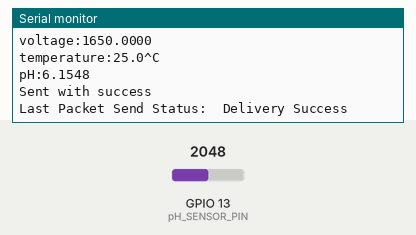
Simulated run of this sketch. Board: ESP32. Parts: the last lines printed to the serial monitor. Inputs (shaded band) come from the test bench; at power-on: GPIO 13 (pH_SENSOR_PIN) = 2048. EEPROM starts erased.

Above: at 3.8 s.
3.9 s: GPIO 13 (pH_SENSOR_PIN) set to 2866
At 4.7 s:
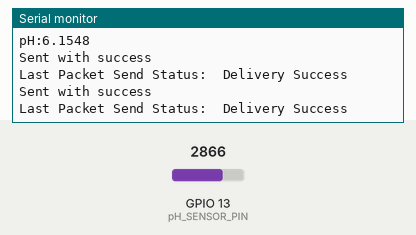
5.7 s: GPIO 13 (pH_SENSOR_PIN) set to 3603
At 6.8 s:
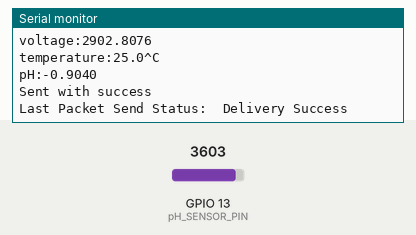
Timing chart, 0 to 8.7 s (numbered marks = the images above; inputs shaded):
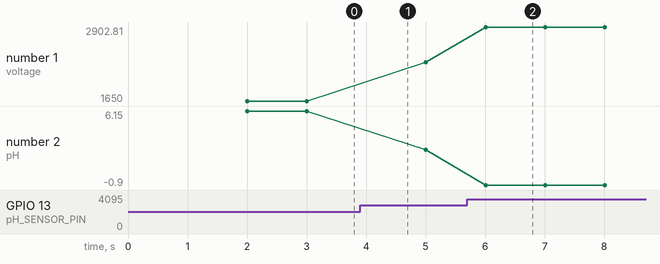

Measured:
- after the input at 5.7 s, the serial monitor: prints a new line after 0.30 s (image 2)
- plotted number 1: 1650 → 2309.03 after the input at 3.9 s, 2309.03 → 2902.81 after the input at 5.7 s
- plotted number 2: 6.15 → 2.44 after the input at 3.9 s, 2.44 → -0.9 after the input at 5.7 s

The sketch:

phSensor.ino
```cpp
// Define the MAC address of the receiver ESP32
//uint8_t mainBoardMacAddress[] = { 0xAA, 0xBB, 0xCC, 0xDD, 0xEE, 0xFF };
#define pH_SENSOR_PIN 13          // Output pin of pH Sensor

#define ESPADC 4096.0    // the esp Analog Digital Convertion value
#define ESPVOLTAGE 3300  // the esp voltage supply value

#include "espNow.h"
#include "ph.h"


void setup() {
  Serial.begin(115200);

  configESPNOW();
  configPH();

  myData.id = 2; // For pH Value


}

void loop() {

  sendPH();
  delay(1000);
}
```

espNow.h
```cpp
#include <esp_now.h>
#include <WiFi.h>

// REPLACE WITH THE RECEIVER'S MAC Address   10:52:1C:76:1B:6C
uint8_t broadcastAddress[] = {0x10, 0x52, 0x1C, 0x76, 0x1B, 0x6C};

// Structure example to receive data
// Must match the sender structure
typedef struct struct_message {
  int id;
  float value;
};

// Create a struct_message called myData
struct_message myData;

// Create peer interface
esp_now_peer_info_t peerInfo;

// callback when data is sent
void OnDataSent(const uint8_t *mac_addr, esp_now_send_status_t status) {
  Serial.print("\r\nLast Packet Send Status:\t");
  Serial.println(status == ESP_NOW_SEND_SUCCESS ? "Delivery Success" : "Delivery Fail");
}

void configESPNOW() {

  // Set device as a Wi-Fi Station
  WiFi.mode(WIFI_STA);

  // Init ESP-NOW
  if (esp_now_init() != ESP_OK) {
    Serial.println("Error initializing ESP-NOW");
    return;
  }

  // Once ESPNow is successfully Init, we will register for Send CB to
  // get the status of Trasnmitted packet
  esp_now_register_send_cb(OnDataSent);

  // Register peer
  memcpy(peerInfo.peer_addr, broadcastAddress, 6);
  peerInfo.channel = 0;
  peerInfo.encrypt = false;

  // Add peer
  if (esp_now_add_peer(&peerInfo) != ESP_OK){
    Serial.println("Failed to add peer");
    return;
  }
}

void sendData() {
  // Send message via ESP-NOW
  esp_err_t result = esp_now_send(broadcastAddress, (uint8_t *) &myData, sizeof(myData));

  if (result == ESP_OK) {
    Serial.println("Sent with success");
  }
  else {
    Serial.println("Error sending the data");
  }
}
```

ph.h
```cpp
/*
 * You can send commands in the serial monitor to execute the calibration.
 * Serial Commands:
 *   enterph -> enter the calibration mode
 *   calph   -> calibrate with the standard buffer solution, two buffer solutions(4.0 and 7.0) will be automaticlly recognized
 *   exitph  -> save the calibrated parameters and exit from calibration mode
 */

#include "DFRobot_ESP_PH.h"  // Required Library
#include "EEPROM.h"          // Required Library

DFRobot_ESP_PH ph;  // pH Object creation

#define PH_PIN pH_SENSOR_PIN

float phvoltage, phValue, phtemperature = 25;

// Function for configure pH Sensor
void configPH() {
  EEPROM.begin(32);  //needed to permit storage of calibration value in eeprom
  ph.begin();
}


// Function for get pH value from sensor
float getPH() {
  static unsigned long timepoint1 = millis();
  if (millis() - timepoint1 > 1000U)  //time interval: 1s
  {
    timepoint1 = millis();
    phvoltage = analogRead(PH_PIN) / ESPADC * ESPVOLTAGE;  // read the voltage
    Serial.print("voltage:");
    Serial.println(phvoltage, 4);

    //temperature = readTemperature();  // read your temperature sensor to execute temperature compensation
    Serial.print("temperature:");
    Serial.print(phtemperature, 1);
    Serial.println("^C");

    phValue = ph.readPH(phvoltage, phtemperature);  // convert voltage to pH with temperature compensation
    Serial.print("pH:");
    Serial.println(phValue, 4);
  }
  ph.calibration(phvoltage, phtemperature);  // calibration process by Serail CMD
  return phValue;
}


void sendPH() {
  getPH();  // Getting pH value from the Sensor
  // phValue = (float) generateRealRandom(0,14);
  //String data = (String)phValue;      // Convert it into String
  //send_data(phCharacteristic, data);  // Send data on it's characteristic
  myData.value = phValue;
  sendData();
}
```
